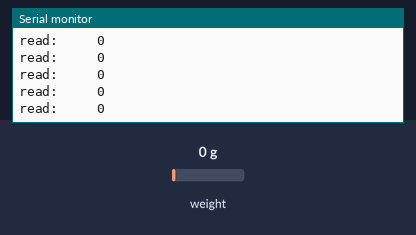
The sketch below on a simulated Arduino Uno, built with avr-gcc and run on an emulated ATmega328P. Shown: the last lines printed to the serial monitor. The test bench sets the inputs (shaded band); at power-on: weight on the scale 0 g.

Above: at 1.2 s.
1.3 s: weight on the scale set to 100 g
At 1.31 s:
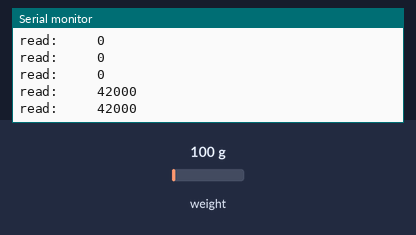
2.8 s: weight on the scale set to 1250 g
At 2.82 s:
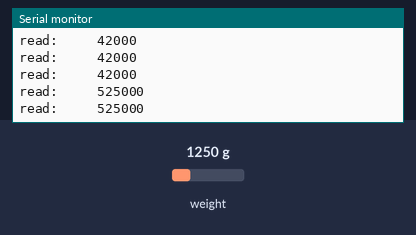
Timing chart, 0 to 5.8 s (numbered marks = the images above; inputs shaded):
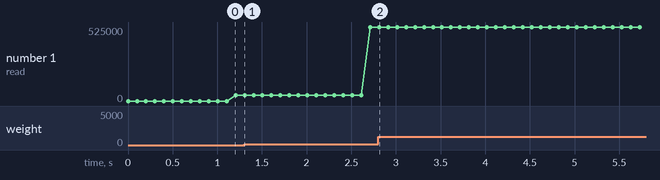

The sketch:

loadcell_full_pt2.ino
```cpp
// (licence header left out)
#include "HX711.h"

const int LOADCELL_DOUT_PIN = 3;
const int LOADCELL_SCK_PIN = 5;

HX711 scale;

void setup()
{
  Serial.begin(115200);

  Serial.println("HX711 Demo");

  scale.begin(LOADCELL_DOUT_PIN, LOADCELL_SCK_PIN);
}
void loop()
{
  Serial.print("read: \t\t");
  Serial.println(scale.read());
  //Serial.print("read average: \t\t");
  //Serial.println(scale.read_average(10));       // print the average of 20 readings from the ADC
  //delay(10);
}
```

Measured:
- after the input at 1.3 s, the serial monitor: prints a new line at once (image 1)
- after the input at 2.8 s, the serial monitor: prints a new line at once (image 2)
- plotted number 1: 42000 → 525000 after the input at 1.3 s
